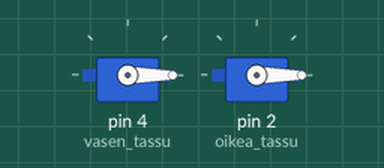
The sketch below on a simulated Arduino Uno, built with avr-gcc and run on an emulated ATmega328P. Shown: 2 × servo.

Above: at 0.05 s.
At 4.0 s:
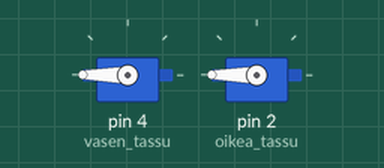
Timing chart, 0 to 5.2 s (numbered marks = the images above):
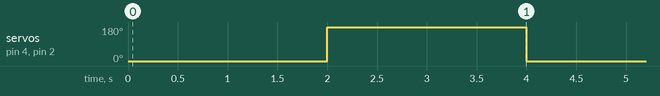

The sketch:

tassujen_heilutus.ino
```cpp
// Tassujen heilutus
//
// Esimerkkiohjelma tassujen kontrolloimiseen. Tässä esimerkissä heilutetaan tassuja ylös-alas siten, että kussakin
// ääriasennossa odotetaan kahden sekunnin ajan.

#include <Servo.h> // Otetaan Servo-kirjasto käyttöön tassujen ohjaamiseksi

Servo vasen_tassu; // Luodaan servo objekti vasemman tassun liikuttamiseksi
Servo oikea_tassu; // Luodaan servo objekti oikean tassun liikuttamiseksi

void setup()
{
  vasen_tassu.attach(4); // Liitetään vasen tassu pinniin 4.
  oikea_tassu.attach(2); // Liitetään oikea tassu pinniin 2.
                         // Katson pinnit kytkentäkaaviosta:
                         //   https://raw.githubusercontent.com/opinsys/ohjelmointi-opetuksessa/master/nalle/kytkentakaaviot/nalle_rakennussarja_bb.jpg
}

void loop()
{
  vasen_tassu.write(0);      // Asetetaan vasen tassu asentoon 0 astetta
  oikea_tassu.write(0);      // Asetetaan oikea tassu asentoon 0 astetta
  delay(2000);               // Odotetaan 2000 millisekuntia, eli kaksi sekuntia
  vasen_tassu.write(180);    // Asetetaan vasen tassu asentoon 180 astetta
  oikea_tassu.write(180);    // Asetetaan oikea tassu asentoon 180 astetta
  delay(2000);               // Odotetaan 2000 millisekuntia, eli kaksi sekuntia
}
```

Measured:
- by itself, servo on pin 4 (vasen_tassu), servo on pin 2 (oikea_tassu): alternates 180° for 2.0 s and 0° for 2.0 s
